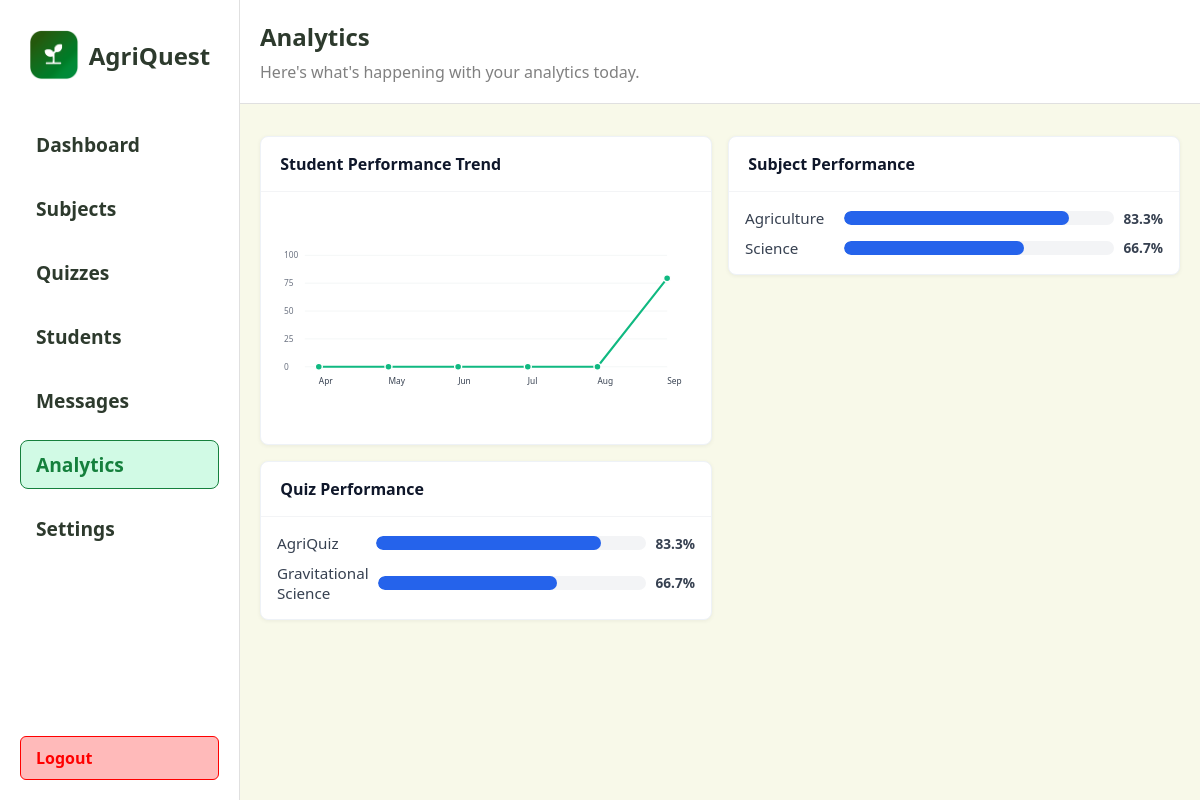
Before: /teacher/analytics with the older database file.
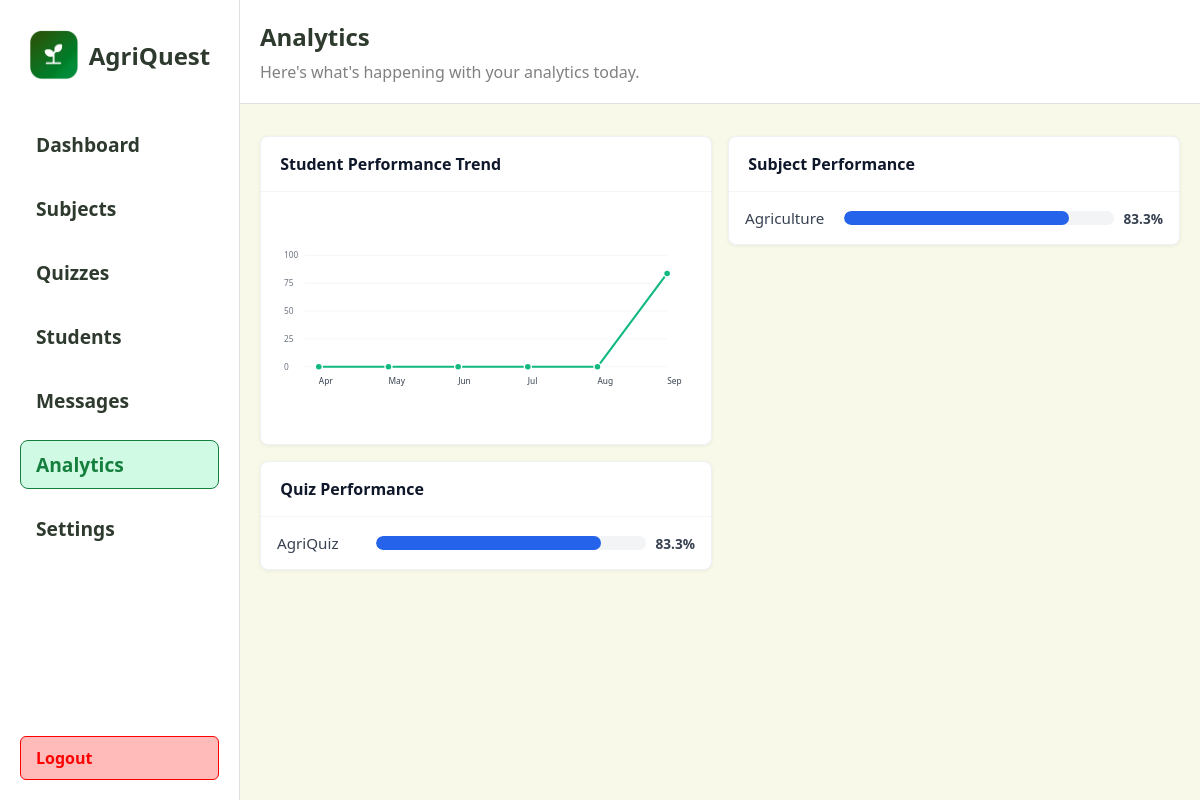
After: the same page with the newer database file.
### app/models.py (models this page shows)
class Subject(db.Model):
	id = db.Column(db.Integer, primary_key=True)
	name = db.Column(db.String(120), unique=True, nullable=False)
	code = db.Column(db.String(20), unique=True)
	description = db.Column(db.Text)
	category = db.Column(db.String(50))
	grade_level = db.Column(db.String(20))
	quizzes = db.relationship('Quiz', backref='subject', lazy=True)

class Quiz(db.Model):
	id = db.Column(db.Integer, primary_key=True)
	title = db.Column(db.String(200), nullable=False)
	description = db.Column(db.Text)
	time_limit = db.Column(db.Integer, default=0)  # minutes
	difficulty = db.Column(db.String(50))
	teacher_id = db.Column(db.Integer, db.ForeignKey('teacher.id'), nullable=True)
	subject_id = db.Column(db.Integer, db.ForeignKey('subject.id'), nullable=True)
	questions = db.relationship('Question', backref='quiz', cascade='all, delete-orphan', lazy=True)
	created_at = db.Column(db.DateTime, nullable=False, default=db.func.now())

### app/routes.py (the view)
@main.route("/teacher/analytics")
def teacher_analytics():
    trend_subjects = []  # Placeholder for future subject trends
    try:
        now = datetime.utcnow()
        months = []
        for i in range(5, -1, -1):
            m = (now - timedelta(days=30 * i))
            months.append((m.year, m.month))
        buckets = []
        labels = []
        for y, mo in months:
            labels.append(datetime(y, mo, 1).strftime('%b'))
            start = datetime(y, mo, 1)
            if mo == 12:
                end = datetime(y + 1, 1, 1)
            else:
                end = datetime(y, mo + 1, 1)
            buckets.append((start, end))
        avg_percents = []
        for start, end in buckets:
            val = (
                db.session.query(func.avg(QuizAttempt.percent))
                .filter(QuizAttempt.completed_at != None, QuizAttempt.completed_at >= start, QuizAttempt.completed_at < end, QuizAttempt.percent != None)
                .scalar()
            )
            try:
                if val is None:
                    avg_percents.append(None)
                else:
                    avg_percents.append(round(float(val), 1))
            except Exception:
                avg_percents.append(None)
        xs = [60 + i * 100 for i in range(len(avg_percents))]
        points = []
        circles = []
        for i, v in enumerate(avg_percents):
            x = xs[i]
            if v is None:
                y = 180
            else:
                y = 20 + (100 - max(0, min(100, v))) * (160 / 100.0)
            points.append((x, int(y)))
            circles.append({'x': x, 'y': int(y), 'label': (str(v) + '%' if v is not None else 'n/a')})
        points_str = ' '.join(f"{p[0]},{p[1]}" for p in points)
    except Exception:
        labels = ['Jan','Feb','Mar','Apr','May','Jun']
        points_str = "60,120 160,90 260,80 360,90 460,70 560,80"
        circles = [
            {'x':60,'y':120,'label':'80%'},
            {'x':160,'y':90,'label':'90%'},
            {'x':260,'y':80,'label':'93%'},
            {'x':360,'y':90,'label':'90%'},
            {'x':460,'y':70,'label':'95%'},
            {'x':560,'y':80,'label':'93%'},
        ]
    try:
        subj_rows = (
            db.session.query(
                Subject.name.label('subject_name'),
                func.avg(QuizAttempt.percent).label('avg_percent'),
                func.count(QuizAttempt.id).label('attempts_count')
            )
            .join(Quiz, Quiz.subject_id == Subject.id)
            .join(QuizAttempt, QuizAttempt.quiz_id == Quiz.id)
            .filter(QuizAttempt.completed_at != None, QuizAttempt.percent != None)
            .group_by(Subject.id)
            .order_by(func.avg(QuizAttempt.percent).desc())
            .all()
        )
        trend_subjects = []
        for r in subj_rows:
            try:
                avg = round(float(r.avg_percent), 1) if r.avg_percent is not None else None
            except Exception:
                avg = None
            trend_subjects.append({'name': r.subject_name, 'avg_percent': avg, 'attempts': int(r.attempts_count)})
    except Exception:
        trend_subjects = []
    try:
        quiz_rows = (
            db.session.query(
                Quiz.id.label('quiz_id'),
                Quiz.title.label('quiz_title'),
                func.avg(QuizAttempt.percent).label('avg_percent'),
                func.count(QuizAttempt.id).label('attempts_count')
            )
            .join(QuizAttempt, QuizAttempt.quiz_id == Quiz.id)
            .filter(QuizAttempt.completed_at != None, QuizAttempt.percent != None)
            .group_by(Quiz.id)
            .order_by(func.avg(QuizAttempt.percent).desc())
            .limit(6)
            .all()
        )
        trend_quizzes = []
        for q in quiz_rows:
            try:
                avgq = round(float(q.avg_percent), 1) if q.avg_percent is not None else None
            except Exception:
                avgq = None
            trend_quizzes.append({'id': q.quiz_id, 'title': q.quiz_title, 'avg_percent': avgq, 'attempts': int(q.attempts_count)})
    except Exception:
        trend_quizzes = []
    return render_template("teacher/analytics.html", trend_points=points_str, trend_circles=circles, trend_labels=labels, trend_subjects=trend_subjects, trend_quizzes=trend_quizzes)

### app/templates/teacher/analytics.html (shortened to what the changed rows need)
<!DOCTYPE html>
<html lang="en">
  <head>
  </head>
  <body>
    <div class="right">
      <div class="section" style="width: 100%;">
      <section class="analytics-section" aria-label="Analytics overview">
        <div class="analytics-grid">
          <article class="card chart-card line-card" aria-labelledby="student-trend-title">
            <div class="card-body">
              <svg viewBox="0 0 600 220" preserveAspectRatio="xMidYMid meet" class="chart-svg" role="img" aria-label="Student performance trend line chart">
                <rect x="0" y="0" width="100%" height="100%" fill="none" />
                <g class="grid-lines">
                  <line x1="40" y1="20" x2="560" y2="20" />
                  <line x1="40" y1="60" x2="560" y2="60" />
                  <line x1="40" y1="100" x2="560" y2="100" />
                  <line x1="40" y1="140" x2="560" y2="140" />
                  <line x1="40" y1="180" x2="560" y2="180" />
                </g>
                <g class="labels" fill="#6b7280" font-size="12">
                  <text x="10" y="24">100</text>
                  <text x="10" y="64">75</text>
                  <text x="10" y="104">50</text>
                  <text x="10" y="144">25</text>
                  <text x="10" y="184">0</text>
                </g>
                {% if trend_points %}
                <polyline points="{{ trend_points }}" fill="none" stroke="#10b981" stroke-width="3" stroke-linejoin="round" stroke-linecap="round" />
                {% endif %}
                <g class="points" fill="#10b981" stroke="#fff" stroke-width="2">
                  {% if trend_circles %}
                    {% for c in trend_circles %}
                      <circle cx="{{ c.x }}" cy="{{ c.y }}" r="5" />
                    {% endfor %}
                  {% endif %}
                </g>
                <g class="xlabels" fill="#374151" font-size="12">
                  {% if trend_labels %}
                    {% for label in trend_labels %}
                      {% set x = 60 + (loop.index0 * 100) %}
                      <text x="{{ x }}" y="205">{{ label }}</text>
                    {% endfor %}
                  {% endif %}
                </g>
              </svg>
            </div>
          </article>
          <article class="card chart-card bar-card" aria-labelledby="subject-performance-title">
            <div class="card-body">
              <div class="bars" role="img" aria-label="Average score by subject">
                {% if trend_subjects and trend_subjects|length > 0 %}
                  {% for s in trend_subjects %}
                    {% set pct = (s.avg_percent if s.avg_percent is not none else 0) %}
                    <div class="bar-row">
                      <div class="bar-label">{{ s.name }}</div>
                      <div class="bar-wrap"><div class="bar" data-pct="{{ pct }}"></div></div>
                      <div class="bar-value">{% if s.avg_percent is not none %}{{ s.avg_percent }}%{% else %}n/a{% endif %}</div>
                    </div>
                  {% endfor %}
                {% endif %}
              </div>
            </div>
          </article>
          <article class="card chart-card bar-card" aria-labelledby="quiz-performance-title">
            <div class="card-body">
              <div class="bars" role="img" aria-label="Average score by quiz">
                {% if trend_quizzes and trend_quizzes|length > 0 %}
                  {% for q in trend_quizzes %}
                    {% set pct = (q.avg_percent if q.avg_percent is not none else 0) %}
                    <div class="bar-row">
                      <div class="bar-label">{{ q.title }}</div>
                      <div class="bar-wrap"><div class="bar" data-pct="{{ pct }}"></div></div>
                      <div class="bar-value">{% if q.avg_percent is not none %}{{ q.avg_percent }}%{% else %}n/a{% endif %}</div>
                    </div>
                  {% endfor %}
                {% else %}
                  <div class="bar-row">
                    <div class="bar-label">No quizzes yet</div>
                    <div class="bar-wrap"><div class="bar" data-pct="0"></div></div>
                    <div class="bar-value">n/a</div>
                  </div>
                {% endif %}
              </div>
            </div>
          </article>
        </div>
      </section>
      </div>
    </div>
  </body>
</html>

Changed rows visible on the page:
no longer on this page (row unchanged): Subject: name "Science", avg_percent "66.7"
removed Quiz: title "Gravitational Science", avg_percent "66.7"
